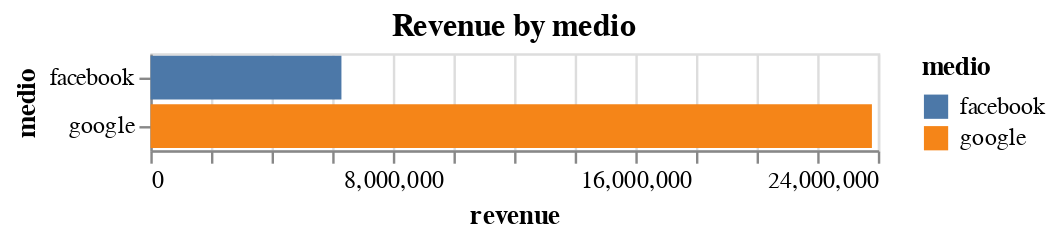

Notebook source saved alongside this figure:
### Code cell
df_campaigns.group_by("medio").agg([pl.sum("revenue")]).plot.bar(x="revenue", y="medio", color="medio").properties(title="Revenue by medio")

### Figure 1 — Vega-Lite specification as saved in the notebook (floating-point values rounded to 4 significant figures)
{"config": {"view": {"continuousWidth": 300, "continuousHeight": 300}}, "data": {"name": "data-64598903622aaab8a800db8186007600"}, "mark": {"type": "bar", "tooltip": true}, "encoding": {"color": {"field": "medio", "type": "nominal"}, "x": {"field": "revenue", "type": "quantitative"}, "y": {"field": "medio", "type": "nominal"}}, "params": [{"name": "param_2", "select": {"type": "interval", "encodings": ["x", "y"]}, "bind": "scales"}], "title": "Revenue by medio", "$schema": "https://vega.github.io/schema/vega-lite/v5.20.1.json", "datasets": {"data-64598903622aaab8a800db8186007600": [{"medio": "google", "revenue": 23800000.0}, {"medio": "facebook", "revenue": 6304000.0}]}}
